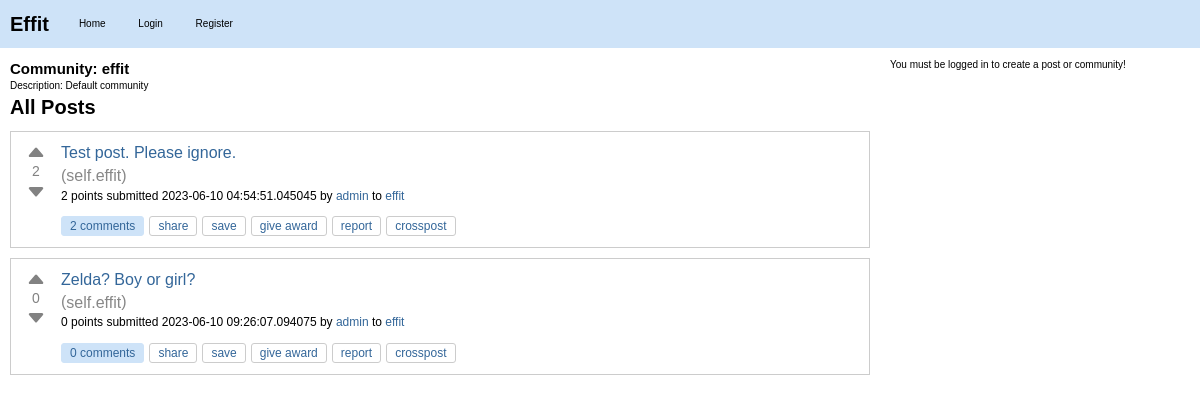
/c/effit, run on the app's committed database.
### effit.py (models this page shows)
class Community(db.Model):
    id = db.Column(db.Integer, primary_key=True)
    name = db.Column(db.String(80), unique=True, nullable=False)
    description = db.Column(db.String(200))
    creator_id = db.Column(db.Integer, db.ForeignKey("user.id"))
    creator = db.relationship(
        "User", backref=db.backref("created_communities", lazy=True)
    )
    posts = db.relationship("Post", backref="community", lazy=True)

class Post(db.Model):
    id = db.Column(db.Integer, primary_key=True)
    title = db.Column(db.String(120), nullable=False)
    content = db.Column(db.Text, nullable=False)
    user_id = db.Column(db.Integer, db.ForeignKey("user.id"), nullable=False)
    created_at = db.Column(db.DateTime, default=datetime.utcnow)
    community_id = db.Column(db.Integer, db.ForeignKey("community.id"), nullable=False)
    upvotes = db.Column(db.Integer, default=0)
    downvotes = db.Column(db.Integer, default=0)
    comments = db.relationship("Comment", backref="post", lazy=True)
    slug = db.Column(db.String(120), nullable=False)
    @property
    def score(self):
        return self.upvotes - self.downvotes

class User(db.Model):
    id = db.Column(db.Integer, primary_key=True)
    username = db.Column(db.String(80), unique=True, nullable=False)
    password = db.Column(db.String(120), nullable=False)
    posts = db.relationship("Post", backref="author", lazy=True)
    communities = db.relationship(
        "Community",
        secondary=community_members,
        backref=db.backref("members", lazy="dynamic"),
    )

### effit.py (the view)
@app.route("/c/<string:community_name>")
def community_posts(community_name):
    community = Community.query.filter_by(name=community_name).first()
    if community is None:
        return "Community not found!", 404
    posts = Post.query.filter_by(community_id=community.id).all()
    community_id = community.id
    print(community_id)
    return render_template(
        "community_posts.html",
        community=community,
        posts=posts,
        community_id=community_id,
    )

### templates/community_posts.html (shortened to what this page needs)
{% extends "layout.html" %}
{% block content %}
<div id="community-detail">
    <h2>Community: {{ community.name }}</h2>
    <p>Description: {{ community.description }}</p>
</div>
<div id="posts">
    <h2>All Posts</h2>
    {% for post in posts %}
    <div class="post-item" id="post-{{ post.id }}">
        <div class="post">
            <div class="vote">
                <button class="upvote" onclick="vote('{{ post.id }}', '{{ post.slug }}', '{{ post.community.name }}', 'upvote')">
                    <svg xmlns="http://www.w3.org/2000/svg" width="20" height="20" fill="currentColor" class="bi bi-caret-up-fill" viewBox="0 0 16 16">
                      <path d="M7.247 4.86l-4.796 5.481c-.646.74.037 1.659.877 1.659h9.392c.839 0 1.523-.92.877-1.659l-4.796-5.48a1 1 0 0 0-1.554 0z"/>
                    </svg>
                </button>
                <span class="score">{{ post.score }}</span>
                <button class="downvote" onclick="vote('{{ post.id }}', '{{ post.slug }}', '{{ post.community.name }}', 'downvote')">
                    <svg xmlns="http://www.w3.org/2000/svg" width="20" height="20" fill="currentColor" class="bi bi-caret-down-fill" viewBox="0 0 16 16">
                      <path d="M7.247 11.14l-4.796-5.481c-.646-.74.037-1.659.877-1.659h9.392c.839 0 1.523.92.877 1.659l-4.796 5.481a1 1 0 0 1-1.554 0z"/>
                    </svg>
                </button>
            </div>
            <div class="post-info">
                <h3><a class="title may-blank loggedin" href="{{ url_for('post_detail', community_name=post.community.name, post_slug=post.slug) }}">{{ post.title }}</a></h3>
                <span class="domain">(<a href="{{ url_for('community_posts', community_name=post.community.name) }}">self.{{ post.community.name }}</a>)</span>
                <p class="tagline">
                    <span>{{ post.score }} points</span>
                    submitted <time datetime="{{ post.created_at.isoformat() }}">{{ post.created_at }}</time>
                    by <a href="{{ url_for('user_posts', username=post.author.username) }}" class="author may-blank id-t2_d2kpf">{{ post.author.username }}</a>
                    to <a href="{{ url_for('community_posts', community_name=post.community.name) }}" class="subreddit hover may-blank">{{ post.community.name }}</a>
                </p>
                <ul class="flat-list buttons">
                    <li class="first">
                        <a href="{{ url_for('post_detail', community_name=post.community.name, post_slug=post.slug) }}" class="bylink comments may-blank" rel="nofollow">
                            {{ post.comments|length }} comments
                        </a>
                    </li>
                    <li class="share"><a class="post-sharing-button">share</a></li>
                    <li class="link-save-button save-button login-required"><a>save</a></li>
                    <li class="give-gold-button"><a href="#" class="give-gold login-required access-required gold-give-gold" rel="nofollow">give award</a></li>
                    <li class="report-button login-required"><a href="#" class="reportbtn access-required">report</a></li>
                    <li class="crosspost-button"><a class="post-crosspost-button">crosspost</a></li>
                </ul>
            </div>
        </div>
    </div>
    {% endfor %}
</div>
{% endblock %}

### static/styles.css (style rules this page uses)
body, ul, ol, li, p, h1, h2, h3, h4, h5, h6, form, fieldset, input, textarea, button { margin: 0; padding: 0; border: 0; }
body { background-color: #ffffff; color: #000000; font: normal x-small verdana,arial,helvetica,sans-serif; font-style: normal; font-variant-caps: normal; font-weight: normal; font-stretch: normal; font-size: x-small; line-height: normal; font-family: verdana, arial, helvetica, sans-serif; font-size-adjust: none; font-kerning: auto; font-optical-sizing: auto; font-variant-alternates: normal; font-variant-east-asian: normal; font-variant-emoji: ; font-variant-ligatures: normal; font-variant-numeric: normal; font-variant-position: normal; font-language-override: normal; font-feature-settings: normal; font-variation-settings: normal; line-height: 1.4; }
.post, .comment { background-color: #ffffff; margin-bottom: 10px; padding: 10px; border: 1px solid #cccccc; font-size: medium; font-family: Arial,sans-serif; display: flex; align-items: start; }
.post h3, .comment h3 { margin: 0; font-size: 16px; line-height: 1.4; }
.post h3 a, .comment h3 a { color: #336699; text-decoration: none; }
h1, h2, h3, h4, h5, h6 { color: #000000; }
a { color: #336699; text-decoration: none; }
#posts { margin-bottom: 20px; }
#posts h2 { font-size: 20px; margin-bottom: 10px; }
.post .title { font-size: medium; font-weight: normal; margin-bottom: 1px; margin-bottom: 5px; }
.domain { color: #888; display: inline; overflow: hidden; white-space: nowrap; text-overflow: ellipsis; vertical-align: middle; max-width: 19em; }
.domain a { color: #888; display: inline-block; overflow: hidden; white-space: nowrap; text-overflow: ellipsis; vertical-align: middle; max-width: 19em; text-decoration: none; }
.post p { margin-bottom: 10px; font-size: medium; font-family: Segoe,"PT Sans",Arial,sans-serif; }
.post .tagline { font-size: 12px; }
.flat-list.buttons { list-style: none; margin: 0; padding: 0; display: flex; align-items: center; }
.flat-list.buttons li { display: inline-block; margin-right: 5px; }
.flat-list.buttons li a { display: inline-block; padding: 3px 8px; font-size: 12px; line-height: 1; color: #336699; text-decoration: none; background-color: transparent; border: 1px solid #cccccc; border-radius: 3px; transition: background-color 0.2s ease; }
.flat-list.buttons .comments { padding: 3px 8px; background-color: #cee3f8; color: #336699; border: 1px solid #cee3f8; border-radius: 3px; }
.flat-list.buttons .save-button, .flat-list.buttons .give-gold-button, .flat-list.buttons .report-button, .flat-list.buttons .crosspost-button { background-color: #ffffff; }
.flat-list.buttons .login-required { cursor: pointer; }
.vote { display: flex; flex-direction: column; align-items: center; justify-content: center; width: 30px; margin-right: 10px; }
.upvote, .downvote { height: 20px; border: none; background: none; color: #828282; cursor: pointer; font-size: 20px; line-height: 1; }
.score { font-size: 14px; color: #828282; }

### data on the page
Community: name "effit", description "Default community"
Post: score "2", title "Test post. Please ignore.", community.name "effit", created_at "2023-06-10 04:54:51.045045", author.username "admin", comments|length "2"
Post: score "0", title "Zelda? Boy or girl?", community.name "effit", created_at "2023-06-10 09:26:07.094075", author.username "admin", comments|length "0"
